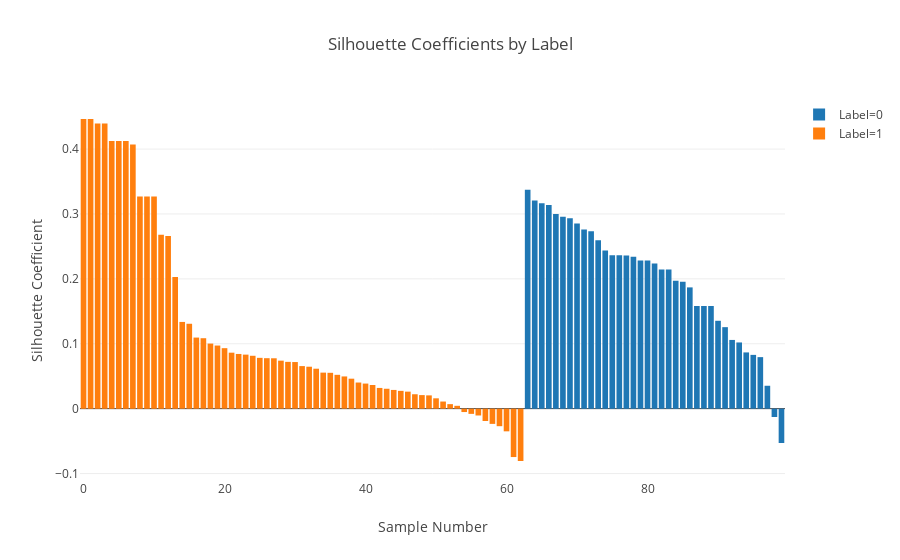

Notebook source saved alongside this figure:
### Code cell
trace0 = go.Bar(x=df[df.label==0]['index'], y=df[df.label==0]['sil'], name='Label=0')
trace1 = go.Bar(x=df[df.label==1]['index'], y=df[df.label==1]['sil'], name='Label=1')

layout = go.Layout(title='Silhouette Coefficients by Label',
                  xaxis=dict(title='Sample Number'),
                  yaxis=dict(title='Silhouette Coefficient'))

fig = go.Figure([trace0, trace1], layout)

iplot(fig, filename='silhouettes-K5.html')
